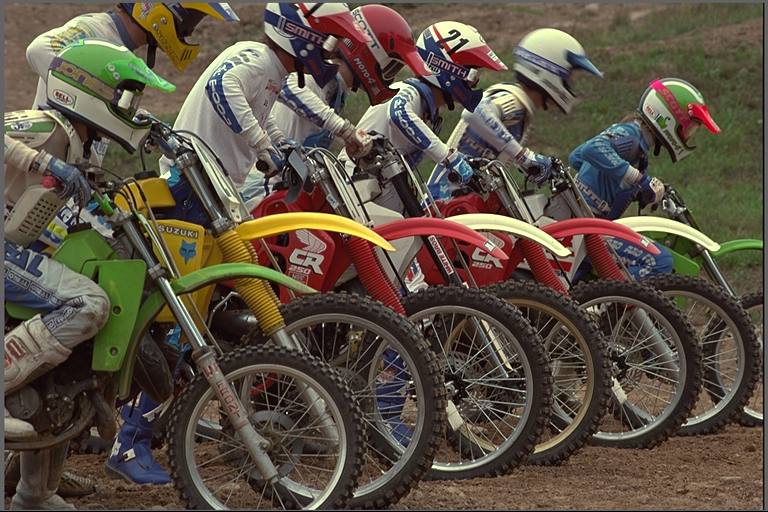
#> input picture experiments/real_photos/kodim05.png, 768 x 512 px, found by its file name
$ python probe_b18_oracle.py
#> lines starting #> are read from the running program, lines starting #| are printed output that depends on the picture
### probes/probe_b17_rctw.py
"""probe_b17_rctw.py — Attack-1 port: per-group RCT bank + Weighted-form predictor.

Branch: takedown review (survey/bosstakedown/BOSS_TAKEDOWN.md) found JXL's
per-group RCT selection + Weighted predictor are the exploitable weapons behind
the Boss-5 (JXL-e3 3.2291) gap. This probe ports both onto our YCoCg-R/MED frame.

JXL RCT catalogue (verified against JXL docs 2026-09-07):
  rct = 7*perm + t, perm in 0..5 (0:RGB 1:GBR 2:BRG 3:RBG 4:GRB 5:BGR),
  t in 0..6: t0 identity; t1 C-=A; t2 B-=A; t3 B-=A,C-=A;
  t4 B-=floor((A+C)/2); t5 t4+C-=A; t6 YCoCg-R.
Fixed bank B=8 (3-bit ids): C6 C27 C13 C12 C0 C20 C34 C3 — covers every takedown
winner (e3-C27 3.2083, C13, C12, C20) + identity + subtract mode.

Configs (all exact bits, real heapq Huffman, every side byte counted):
  A0  anchor: global C6 (YCoCg-R) + causal MED + order-0 Huffman (~3.58 target)
  A0b sanity: same with old edge-replicate border (must agree <0.5%)
  (a0) global best-of-8 RCT + MED + Huffman (+3b image id) — permutation gain
  (a)  per-block (16/32/64, per-image best +2b) best-of-8 RCT, L1 selection on
       MED residuals; mixed planes re-MEDded; global Huffman/plane + 3b/block
  (b)  Weighted-form: per-group (32/64, per-image best +1b) LS-fit 4-tap integer
       weights on stencil {L,T,TL,TR} (JXL Weighted neighbourhood), divisor 16,
       5 bits/weight (range -16..15, LS solution scaled x16 before rounding),
       Laplacian-MDL gate vs MED; global Huffman/plane + side
  (a+b) (a) then (b) re-fit on mixed planes (selection coupling approx, noted)

Decoder-safety: RCT ids always transmitted (never inferred); predictors use
causal recon only (CROWN2 border doctrine: zero border, row0 copies left,
col0 copies top); integer ops throughout; bit-exact RCT round-trips asserted.

Rules: numpy+PIL only, CPU. bpp = total_bits/(H*W*3). No existing files touched.
"""
import heapq
import math
import os
import time

import numpy as np
from PIL import Image

D = "/tmp/opencode/autocompress/experiments/real_photos"
FILES = ["kodim01.png", "kodim02.png", "kodim05.png", "kodim07.png",
         "kodim13.png", "kodim19.png", "kodim23.png"]
HERE = "/tmp/opencode/autocompress/experiments"

ANCHOR = 3.58
CROWN2_CITED = 3.2686
JXL_E3 = 3.2291
JXL_E3_PER = {"kodim01.png": 3.3593, "kodim02.png": 3.0611, "kodim05.png": 3.5120,
              "kodim07.png": 2.7310, "kodim13.png": 3.9141, "kodim19.png": 3.2154,
              "kodim23.png": 2.8110}

PERMS = [[0, 1, 2], [1, 2, 0], [2, 0, 1], [0, 2, 1], [1, 0, 2], [2, 1, 0]]
BANK = [(0, 6), (3, 6), (1, 6), (1, 5), (0, 0), (2, 6), (4, 6), (0, 3)]
BANK_NAMES = ["C6", "C27", "C13", "C12", "C0", "C20", "C34", "C3"]
NB = len(BANK)
IDBITS = int(math.ceil(math.log2(NB)))


# ---------------- JXL-style RCT bank (integer, reversible) ----------------
def rct_fwd(px, perm, t):
    p = px[:, :, PERMS[perm]].astype(np.int32)
    A, B, C = p[:, :, 0], p[:, :, 1], p[:, :, 2]
    if t == 0:
        X, Y, Z = A, B, C
    elif t == 1:
        X, Y, Z = A, B, C - A
    elif t == 2:
        X, Y, Z = A, B - A, C
    elif t == 3:
        X, Y, Z = A, B - A, C - A
    elif t == 4:
        X, Y, Z = A, B - np.floor_divide(A + C, 2), C
    elif t == 5:
        X, Y, Z = A, B - np.floor_divide(A + C, 2), C - A
    elif t == 6:  # YCoCg-R on (A,B,C) as (R,G,B); b10-verified formulas
        Co = A - C
        tt = C + np.floor_divide(Co, 2)
        Cg = B - tt
        Y = tt + np.floor_divide(Cg, 2)
        X, Y, Z = Y, Co, Cg
    else:
        raise ValueError(t)
    return np.stack([X, Y, Z], axis=-1)


# [94 lines left out: functions rct_inv, med_pred, med_pred_old, nbhd4, huff_len, not called in this run]


def kraft_ok(lengths):
    return abs(sum(2.0 ** -l for l in lengths.values()) - 1.0) < 1e-9


# [11 lines left out: function canonical_codes, not called in this run]


def stream_bits(counts, lengths):
    return sum(c * lengths[s] for s, c in counts.items())


def table_bits(A):
    return 16 + A * 24


# [17 lines left out: functions exact_plane_bits, block_id_map, not called in this run]


# ---------------- Weighted-form: per-group LS integer weights ----------------
def wpred_from_w(cols, w):
    num = cols[:, 0] * w[0] + cols[:, 1] * w[1] + cols[:, 2] * w[2] + cols[:, 3] * w[3]
    return np.floor_divide(num + 8, 16)


# [357 lines left out: functions weighted_fit, main, prove_decode, rct_inv_block, write_report, not called in this run]


# [2 lines that do not run on import are left out]

### probes/probe_b4_b.py
"""probe_b4_b: fast vectorized tests — global bias, predictor sweep, finer ctx, xch.
numpy+PIL only. Same conventions as probe_b4_a (import it).
"""
import numpy as np, heapq
from PIL import Image
import probe_b4_a as A

IMAGES=A.IMAGES; HEADER=A.HEADER

# [13 lines left out: function predictors, not called in this run]

def nbhd(ch):
    H,W=ch.shape
    a=np.empty_like(ch); b=np.empty_like(ch); c=np.empty_like(ch); d=np.empty_like(ch)
    Ww=np.empty_like(ch); NNe=np.empty_like(ch); NE=np.empty_like(ch)
    a[:,1:]=ch[:,:-1]; a[:,0]=0
    b[1:,:]=ch[:-1,:]; b[0,:]=0
    c[1:,1:]=ch[:-1,:-1]; c[0,:]=0; c[:,0]=0
    b[0,1:]=a[0,1:]; c[0,1:]=a[0,1:]
    a[1:,0]=b[1:,0]; c[1:,0]=b[1:,0]
    # d = topright recon; i==0 -> d=a; last col -> d=b
    d[:,:-1]=0
    d[1:,:-1]=ch[:-1,1:]; d[0,:-1]=a[0,:-1]
    d[:,W-1]=b[:,W-1]
    # Ww = left-left; NNe = top-top; NE = top-right(=d except row0 handling already)
    Ww[:,2:]=ch[:,:-2]; Ww[:,1]=a[:,1]; Ww[:,0]=a[:,0]
    # fix Ww row0/col per causality (recon==orig): row0: Ww=a for j<2
    Ww[0,:2]=a[0,:2][:2] if W>1 else a[0,:1]
    NNe[2:,:]=ch[:-2,:]; NNe[1,:]=b[1,:]; NNe[0,:]=b[0,:]
    NE=d.copy()
    return a,b,c,d,Ww,NNe,NE

def ctx9_from(a,b,c):
    return np.minimum((np.abs(a-c)+np.abs(b-c))>>4,8).astype(np.uint8)

# [97 lines left out: functions bits_ctx9_of_resids, bits_order0_of_resids, main, nbhd_all, not called in this run]

# [2 lines that do not run on import are left out]

### probes/probe_b18_screen.py
"""probe_b18_screen.py — B18 surgical probe SCREENING stage (new file only).

Targets: kodim05 (+2.46% vs JXL-e3) and kodim13 (+1.02%). Priority: flip 05
(KO math: 6W-1L with 13-loss smallest rank -> W=1, p~.016).

Frame: C27-YCoCg-R (CROWN3 winner on both targets; b17 M1) + causal predictors
(CROWN2 border doctrine) + global order-0 exact Huffman per plane
(real heapq + 16+A*24 tables, +64b header). All side counted.
Unit: bpp = total_bits/(H*W*3). numpy+PIL only.

Screens three FRESH weapon families (nothing retired touches these):
  W4 directional/long-lag experts (vectorized shifts, decoder-safe doctrine)
  W5 per-pixel deterministic-adaptive mixers (sequential, recon-only state, 0 side)
  W1 luma-anchored chroma (global LS slope/step + per-G32 gated variant)
Plus per-channel diagnosis + anchor repro (C6-MED order-0 ~= 3.58 +-3%).
"""
import heapq
import math
import os
import sys
import time

import numpy as np
from PIL import Image

sys.path.insert(0, "/tmp/opencode/autocompress/experiments")
import probe_b17_rctw as B17
from probe_b4_b import nbhd as nbhd_base

D = "/tmp/opencode/autocompress/experiments/real_photos"
FILES = ["kodim01.png", "kodim02.png", "kodim05.png", "kodim07.png",
         "kodim13.png", "kodim19.png", "kodim23.png"]
JXL = {"kodim01.png": 3.3593, "kodim02.png": 3.0611, "kodim05.png": 3.5120,
       "kodim07.png": 2.7310, "kodim13.png": 3.9141, "kodim19.png": 3.2154,
       "kodim23.png": 2.8110}
CR3 = {"kodim01.png": 3.3026, "kodim02.png": 2.9889, "kodim05.png": 3.5984,
       "kodim07.png": 2.6824, "kodim13.png": 3.9542, "kodim19.png": 3.1566,
       "kodim23.png": 2.7448}
HEADER = 64


# [21 lines left out: functions huff_bits, plane_bits, not called in this run]


def img_bits(res_planes, side_bits=0):
    return HEADER + side_bits + sum(plane_bits(r) for r in res_planes)


def nbhd_big(ch, NL=8, NT=4):
    """Causal far-neighborhood under CROWN2 border doctrine.

    L_k[:,k:]=ch[:,:-k]; L_k[:,:k] mirrors L_{k-1}[:,:k] (clamped-left),
    with L_1 = base `a` (zero border; row0 copies left; col0 copies top).
    Same vertically for T_k with base `b`. Decoder-safe: every entry is a
    causal recon value (encoder recon == orig, lossless) or doctrine const.
    """
    a, b, c, d, Ww, NNe, NE = nbhd_base(ch)
    H, W = ch.shape
    Ls = {1: a}
    for k in range(2, NL + 1):
        Lk = np.empty_like(ch)
        Lk[:, k:] = ch[:, :-k]
        Lk[:, :k] = Ls[k - 1][:, :k]
        Ls[k] = Lk
    Ts = {1: b}
    for k in range(2, NT + 1):
        Tk = np.empty_like(ch)
        Tk[k:, :] = ch[:-k, :]
        Tk[:k, :] = Ts[k - 1][:k, :]
        Ts[k] = Tk
    return {"a": a, "b": b, "c": c, "d": d, "Ww": Ww, "NNe": NNe, "NE": NE,
            "L": Ls, "T": Ts}


def med_of(a, b, c):
    return np.where(c >= np.maximum(a, b), np.minimum(a, b),
                    np.where(c <= np.minimum(a, b), np.maximum(a, b), a + b - c))


# [194 lines left out: functions dir_candidates, diag_long, lms_mix_plane, main, not called in this run]


# [2 lines that do not run on import are left out]

### probes/probe_b4_c.py
"""probe_b4_c: oracle per-ctx predictor, LOCO365 bias, clustered LOCO coding, xch decor, rANS gap.
numpy+PIL only.
"""
import numpy as np, heapq
from PIL import Image
import probe_b4_a as A
from probe_b4_b import nbhd, predictors, ctx9_from, bits_ctx9_of_resids, bits_order0_of_resids

IMAGES=A.IMAGES; HEADER=A.HEADER

def loco_q(g):
    a=np.abs(g)
    q=np.zeros_like(g,dtype=np.int8)
    q=np.where(g==0,0,np.where(a<=2,np.sign(g)*1,np.where(a<=7,np.sign(g)*2,np.where(a<=21,np.sign(g)*3,np.sign(g)*4))))
    return q

def loco_ctx365(a,b,c,d):
    q1=loco_q(b-c); q2=loco_q(c-a); q3=loco_q(d-b)
    neg=(q1<0)|((q1==0)&(q2<0))|((q1==0)&(q2==0)&(q3<0))
    s=np.where(neg,-1,1)
    m1=np.where(neg,-q1,q1).astype(np.int64); m2=np.where(neg,-q2,q2).astype(np.int64); m3=np.where(neg,-q3,q3).astype(np.int64)
    key=(m1*81+m2*9+m3)  # 0..728 but only 365 reachable merged ids; compress via unique map per image? use full 729 range (fine)
    return key.astype(np.int32), s.astype(np.int8)

def huff_data_only(vals):
    _,cn=np.unique(vals,return_counts=True)
    return A.huff_bits(cn.tolist()), len(cn)

# [128 lines left out: function main, not called in this run]

# [2 lines that do not run on import are left out]

### probes/probe_b5_c.py
"""probe_b5_c: expert-bank expansion — E=6 vs 12 vs 16, Huffman-only, honest predid side.
E6 (MOE6): MED,TOP,PAETH,GRAD,GAP80,DG (3b/group)
E12: +LEFT,AVG_AB,PLANE,GAP32,AC,C (4b/group)
E16: +BC,D,GAP16,AVG3 (4b/group)
Clusters on MED flip meanabs, per-group best-of-E by exact Huffman data bits.
numpy+PIL only.
"""
import sys, math
import numpy as np
from PIL import Image
sys.path.insert(0, "/tmp/opencode/autocompress/experiments")
import probe_b4_a as A
from probe_b4_b import nbhd
from probe_b4_c import loco_ctx365
from probe_b4_g import KSET2

IMAGES = [
    "/tmp/opencode/autocompress/experiments/real_photos/kodim01.png",
    "/tmp/opencode/autocompress/experiments/real_photos/kodim02.png",
    "/tmp/opencode/autocompress/experiments/real_photos/kodim05.png",
    "/tmp/opencode/autocompress/experiments/real_photos/kodim07.png",
    "/tmp/opencode/autocompress/experiments/real_photos/kodim13.png",
    "/tmp/opencode/autocompress/experiments/real_photos/kodim19.png",
    "/tmp/opencode/autocompress/experiments/real_photos/kodim23.png",
]
HEADER = A.HEADER
MOE6 = ["MED","TOP","PAETH","GRAD","GAP80","DG"]
E12 = ["MED","TOP","LEFT","PAETH","GRAD","GAP80","DG","AVG_AB","PLANE","GAP32","AC","C"]
E16 = E12 + ["BC","D","GAP16","AVG3"]

def predictors_X(a,b,c,d,Ww,NNe,NE):
    med = np.where(c>=np.maximum(a,b),np.minimum(a,b),np.where(c<=np.minimum(a,b),np.maximum(a,b),a+b-c))
    top = b
    left = a
    p = a+b-c
    paeth = np.where((np.abs(p-a)<=np.abs(p-b))&(np.abs(p-a)<=np.abs(p-c)),a,np.where(np.abs(p-b)<=np.abs(p-c),b,c))
    grd = (a+b)//2+(b-c)//4
    gh = np.abs(a-Ww)+np.abs(b-c)+np.abs(b-NE); gv = np.abs(a-c)+np.abs(b-NNe)+np.abs(NE-b)
    gap80 = np.where(gv-gh>80,a,np.where(gv-gh<-80,b,(a+b)//2+(NE-c)//4))
    gap32 = np.where(gv-gh>32,a,np.where(gv-gh<-32,b,(a+b)//2+(NE-c)//4))
    gap16 = np.where(gv-gh>16,a,np.where(gv-gh<-16,b,(a+b)//2+(NE-c)//4))
    dg = (c+d)//2
    avg_ab = (a+b)//2
    plane = a+b-c
    ac = (a+c)//2
    cc = c
    bc = (b+c)//2
    dd = d
    avg3 = (a+b+c)//3
    return {"MED":med,"TOP":top,"LEFT":left,"PAETH":paeth,"GRAD":grd,"GAP80":gap80,"GAP32":gap32,
            "GAP16":gap16,"DG":dg,"AVG_AB":avg_ab,"PLANE":plane,"AC":ac,"C":cc,"BC":bc,"D":dd,
            "AVG3":avg3,"GAP":gap80}

# [68 lines left out: functions prepX, eval_bank, main, not called in this run]

# [2 lines that do not run on import are left out]

### probes/probe_b18_micro.py
"""probe_b18_micro.py — micro-predictor screen + merge-headroom dump (new file).

A. Micro experts (vectorized, grouped-E16 K=12 gate, exact bits, all 7):
   MEDIAN5 (median of {L,T,TL,TR,C?} causal 5), GAP8, GAP4, AVG4.
B. Merge-headroom dump (05/13, C27, GS32+LMS frame): per-group count vectors
   + bits saved to /tmp/b18_groups_05.npz etc. for offline greedy-merge sim.
"""
import math
import os
import sys
import time

import numpy as np
from PIL import Image

sys.path.insert(0, "/tmp/opencode/autocompress/experiments")
os.chdir("/tmp/opencode/autocompress/experiments")
import probe_b4_a as A
from probe_b4_b import nbhd as nbhd_base
from probe_b4_c import loco_ctx365
from probe_b5_c import predictors_X, E16
from probe_b17_rctw import rct_fwd, med_pred
from probe_b18_group import quantile_groups, group_bits

D = "/tmp/opencode/autocompress/experiments/real_photos"
FILES = ["kodim01.png", "kodim02.png", "kodim05.png", "kodim07.png",
         "kodim13.png", "kodim19.png", "kodim23.png"]
JXL = {"kodim01.png": 3.3593, "kodim02.png": 3.0611, "kodim05.png": 3.5120,
       "kodim07.png": 2.7310, "kodim13.png": 3.9141, "kodim19.png": 3.2154,
       "kodim23.png": 2.8110}
K = 12


def micro_preds(a, b, c, d, Ww, NNe, NE):
    P = {}
    stack = np.stack([a, b, c, d,
                      np.zeros_like(a)], axis=0)
    # median of {L,T,TL,TR} (4 values -> average of middle two, integer)
    s = np.sort(np.stack([a, b, c, d], axis=0), axis=0)
    P["MEDIAN4"] = (s[1] + s[2]) // 2
    s5 = np.sort(np.stack([a, b, c, d, (a + b) // 2], axis=0), axis=0)
    P["MEDIAN5"] = s5[2]
    gh = np.abs(a - Ww) + np.abs(b - c) + np.abs(b - NE)
    gv = np.abs(a - c) + np.abs(b - NNe) + abs(NE - b) if False else np.abs(a - c) + np.abs(b - NNe) + np.abs(NE - b)
    for thr, nm in [(8, "GAP8"), (4, "GAP4")]:
        P[nm] = np.where(gv - gh > thr, a, np.where(gv - gh < -thr, b, (a + b) // 2 + (NE - c) // 4))
    P["AVG4"] = (a + b + c + d) // 4
    return P


# [45 lines left out: functions eval_bank, main, not called in this run]


# [2 lines that do not run on import are left out]

### probes/probe_b18_oracle.py
"""probe_b18_oracle.py — predictor-headroom bound: per-pixel oracle over ~40
predictors (untransmittable) -> entropy floor of best-achievable STATIC
prediction on 05/13/01 (C27 frame). If oracle floor >> current entropy,
a real expert is missing; if ~=, predictor space exhausted.
Fast vectorized. numpy+PIL only.
"""
import math
import os
import sys
import time

import numpy as np
from PIL import Image

sys.path.insert(0, "/tmp/opencode/autocompress/experiments")
from probe_b17_rctw import rct_fwd, med_pred
from probe_b4_b import nbhd as nbhd_base
from probe_b4_c import loco_ctx365
from probe_b5_c import predictors_X
from probe_b18_screen import nbhd_big
from probe_b18_micro import micro_preds

D = "/tmp/opencode/autocompress/experiments/real_photos"


def entropy_of(v):
    _, cn = np.unique(v, return_counts=True)
    p = cn.astype(np.float64) / cn.sum()
    return float((-(p * np.log2(p))).sum() * cn.sum())


def main():
    t0 = time.time()
    for fn in ["kodim05.png", "kodim13.png", "kodim01.png"]:
        px = np.array(Image.open(os.path.join(D, fn)).convert("RGB"))
#> px is the input picture: shape (512, 768, 3); mean R, G, B 91.5, 81, 67.5
        H, W, _ = px.shape
        npx = H * W * 3
        yc = rct_fwd(px, 3, 6)
#> in rct_fwd, `p = px[:, :, PERMS[perm]].astype(np.int32)`:
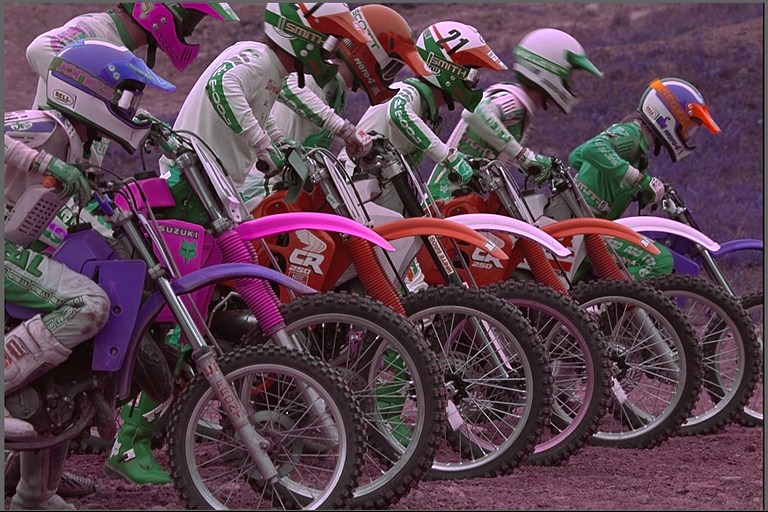
#> p: shape (512, 768, 3) int32; mean R, G, B 91.5, 67.5, 81
#> in rct_fwd, `Co = A - C`:
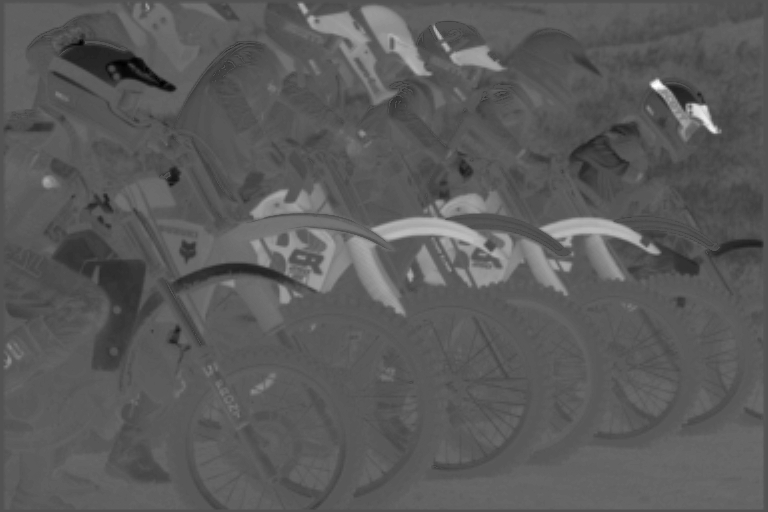
#> Co: shape (512, 768) int32; min -104, max 217, mean 10.5; drawn with min black and max white
#> in rct_fwd, `Cg = B - tt`:
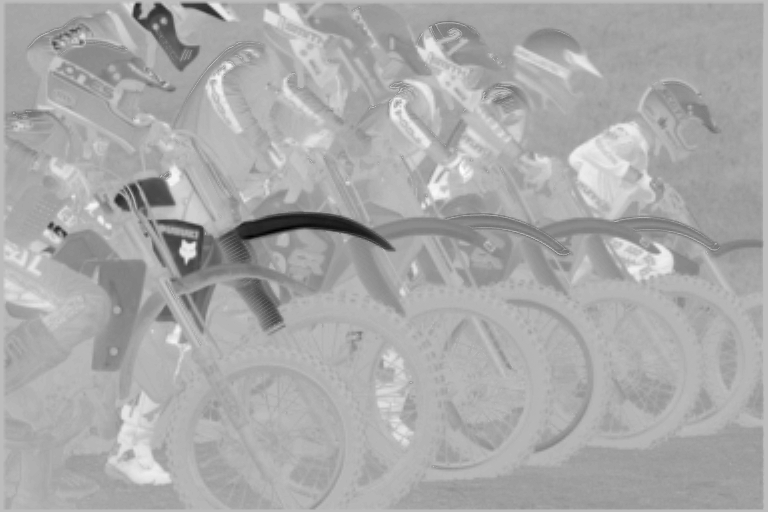
#> Cg: shape (512, 768) int32; min -189, max 67, mean -18.5; drawn with min black and max white
#> in rct_fwd, `return np.stack([X, Y, Z], axis=-1)`:
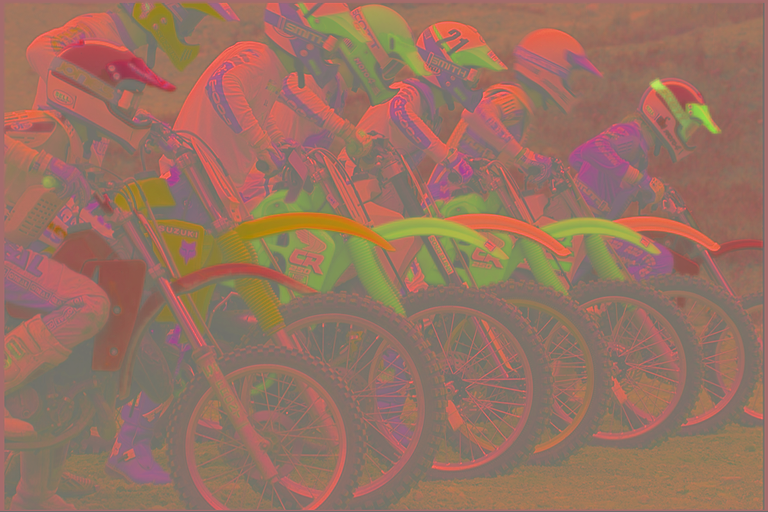
#> returned value: shape (512, 768, 3) int32; mean of channels 0, 1, 2 76.5, 10.5, -18.5; drawn with min black and max white
        tot_oracle = 0
        tot_med = 0
        for ci in range(3):
            ch = yc[:, :, ci]
            a, b, c, d, Ww, NNe, NE = nbhd_base(ch)
            P = dict(predictors_X(a, b, c, d, Ww, NNe, NE))
            NB = nbhd_big(ch)
            L, T = NB["L"], NB["T"]
            P["WL2"] = L[2]
            P["WL4"] = L[4]
            P["WN2"] = T[2]
            P["HAVG4"] = (a + L[2] + L[3] + L[4]) // 4
            P["XH"] = 2 * a - Ww
            P["XV"] = 2 * b - NNe
            P.update(micro_preds(a, b, c, d, Ww, NNe, NE))
            key, s = loco_ctx365(a, b, c, d)
            R = {n: (s * (ch - P[n]).astype(np.int32)) for n in P}
            names = list(P.keys())
            stack = np.stack([np.abs(R[n]) for n in names], axis=0)
            best = np.argmin(stack, axis=0)
            # oracle residual = sign-flipped residual of per-pixel winner
            orr = np.choose(best, [R[n] for n in names])
            tot_oracle += entropy_of(orr)
            tot_med += entropy_of(R["MED"])
#> this loop made 3 passes
#> (tot_oracle, tot_med) on passes 1 to 3: (1076110, 2184299.3), (1407518.1, 3391514.8), (1758342.8, 4627739.1)
#> pass 1, in main, `a, b, c, d, Ww, NNe, NE = nbhd_base(ch)`:
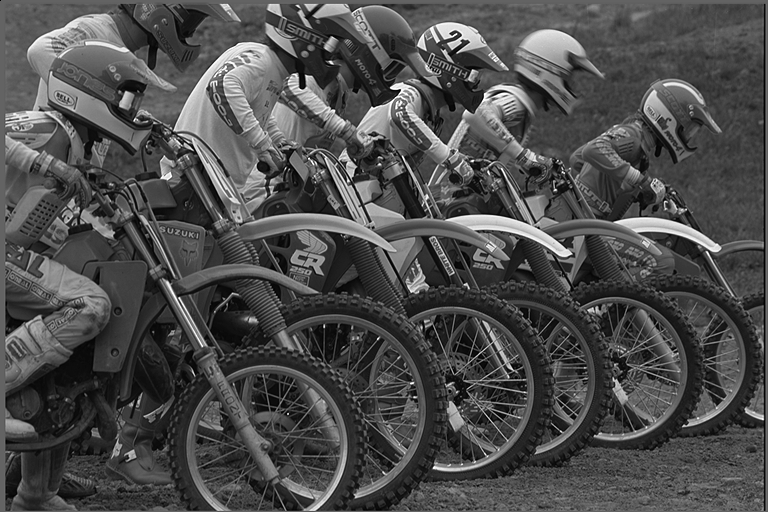
#> c: shape (512, 768) int32; min 0, max 255, mean 76.7
#> after the loop:
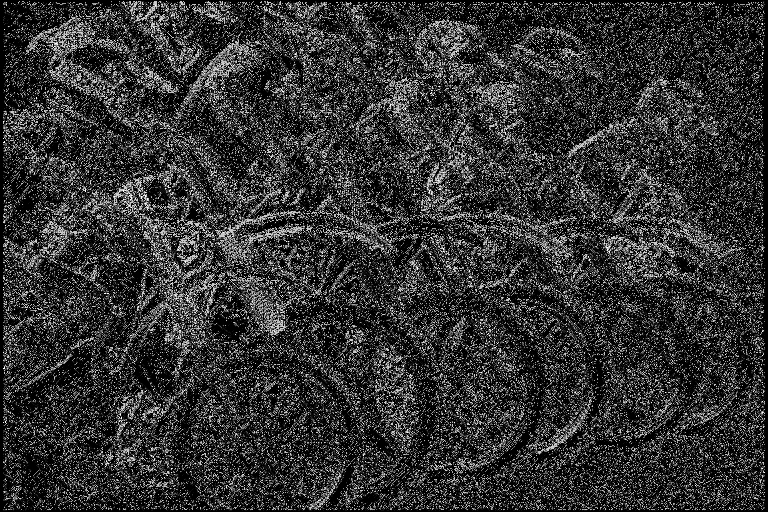
#> best: shape (512, 768) int64; min 0, max 27, mean 5.4; drawn with min black and max white
#> after the loop:
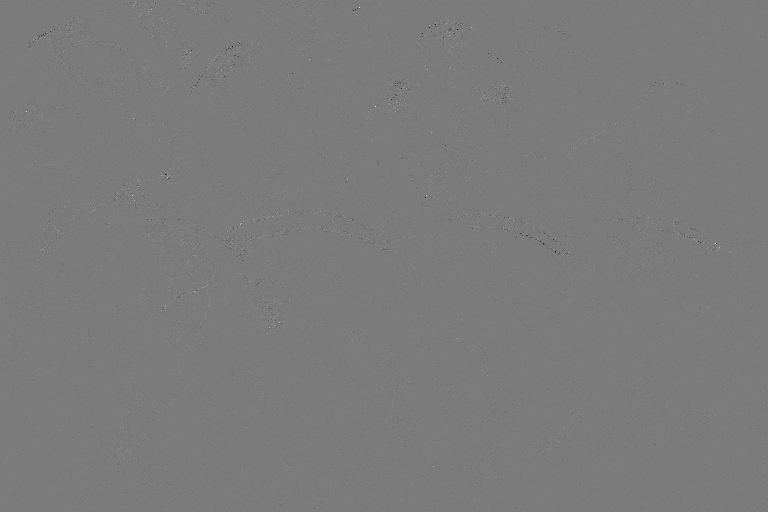
#> orr: shape (512, 768) int32; min -28, max 30, mean 0; drawn with min black and max white
#> after the loop, tot_med = 4627739.1; tot_oracle = 1758342.8
        print(f"{fn}: MEDent={tot_med / npx:.4f} ORACLE40ent={tot_oracle / npx:.4f} "
              f"(d={(tot_oracle - tot_med) / npx:+.4f})", flush=True)
#| kodim05.png: MEDent=3.9230 ORACLE40ent=1.4906 (d=-2.4324)
    print(f"TOTAL {(time.time() - t0) / 60:.1f} min")


if __name__ == "__main__":
    main()
